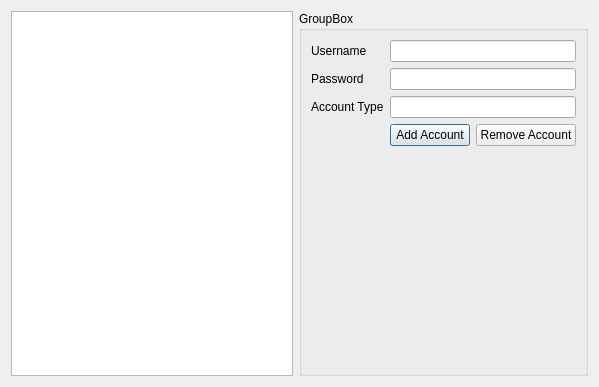
<?xml version="1.0" encoding="UTF-8"?>
<ui version="4.0">
 <class>UsersDialog</class>
 <widget class="QDialog" name="UsersDialog">
  <property name="geometry">
   <rect>
    <x>0</x>
    <y>0</y>
    <width>599</width>
    <height>387</height>
   </rect>
  </property>
  <property name="windowTitle">
   <string>Dialog</string>
  </property>
  <layout class="QGridLayout" name="gridLayout_2">
   <item row="0" column="0">
    <widget class="QTableView" name="users_tableview"/>
   </item>
   <item row="0" column="1">
    <widget class="QGroupBox" name="groupBox">
     <property name="title">
      <string>GroupBox</string>
     </property>
     <layout class="QGridLayout" name="gridLayout">
      <item row="0" column="0">
       <layout class="QFormLayout" name="formLayout">
        <item row="0" column="0">
         <layout class="QVBoxLayout" name="verticalLayout">
          <item>
           <widget class="QLabel" name="label">
            <property name="text">
             <string>Username</string>
            </property>
           </widget>
          </item>
          <item>
           <widget class="QLabel" name="label_2">
            <property name="text">
             <string>Password</string>
            </property>
           </widget>
          </item>
          <item>
           <widget class="QLabel" name="label_3">
            <property name="text">
             <string>Account Type</string>
            </property>
           </widget>
          </item>
         </layout>
        </item>
        <item row="0" column="1">
         <layout class="QVBoxLayout" name="verticalLayout_2">
          <item>
           <widget class="QLineEdit" name="username_lineedit"/>
          </item>
          <item>
           <widget class="QLineEdit" name="password_lineedit"/>
          </item>
          <item>
           <widget class="QLineEdit" name="accounttype_lineedit"/>
          </item>
         </layout>
        </item>
        <item row="1" column="1">
         <layout class="QHBoxLayout" name="horizontalLayout">
          <item>
           <widget class="QPushButton" name="addaccount_pushButton">
            <property name="text">
             <string>Add Account</string>
            </property>
           </widget>
          </item>
          <item>
           <widget class="QPushButton" name="removeaccount_pushButton_2">
            <property name="text">
             <string>Remove Account</string>
            </property>
           </widget>
          </item>
         </layout>
        </item>
       </layout>
      </item>
     </layout>
    </widget>
   </item>
  </layout>
 </widget>
 <resources/>
 <connections/>
</ui>
